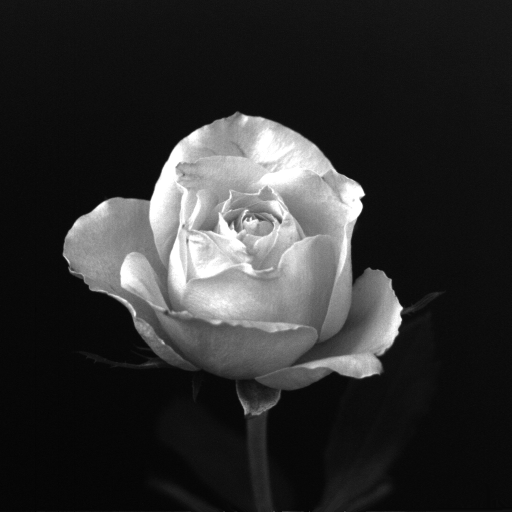
#> input picture photos/Rose-1024x1024.tif, 1024 x 1024 px (shown at 1/2 size)
$ jupyter execute --allow-errors test.ipynb
#> lines starting #> are read from the running program, lines starting #| are printed output that depends on the picture
[cell 1]
import numpy as np
import matplotlib.pyplot as plt

[cell 2]
# Dimensions of the image
image_height = 3
image_width = 3

# Generate a random grayscale image
random_image = np.random.randint(0, 50, size=(image_height, image_width), dtype=np.uint8)
print(random_image)

# Display the random image using matplotlib
plt.imshow(random_image, cmap='gray', vmin=0, vmax=255)
plt.title('Random Grayscale Image')
plt.show()
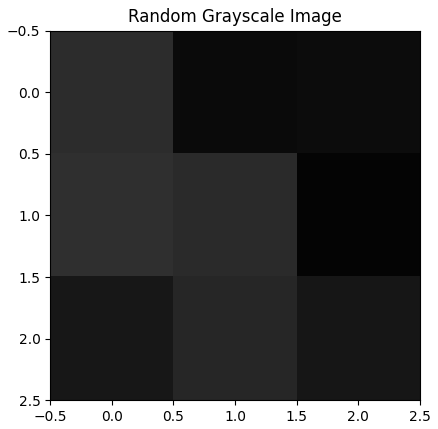
#> figure drawn by matplotlib, 1 panel

[cell 3]
numOfPixels = random_image.size
print(f"num of pixels: {numOfPixels}")

[cell 4]
noiseAmount = int(numOfPixels * 0.5)
print(f"noise amount: {noiseAmount}")

[cell 5]
numOfSaltPixel = int(numOfPixels * 0.20)
print(f"salt: {numOfSaltPixel}")

[cell 6]
numOfPepperPixel = int(numOfPixels * 0.30)
print(f"salt: {numOfPepperPixel}")

[cell 7]
xCor, yCor = np.random.randint(0, (random_image.shape[0], random_image.shape[1]))
print(f"Cordinate: {xCor, yCor}")

[cell 8]
print(random_image.shape)

[cell 9]
def apply_average_filter(image, kernel_size):
    """Applies an average filter to an image."""
#> called with image = array of shape (3, 3), kernel_size = 2

    pad_size = kernel_size // 2
    print(f"pad: {pad_size}")
    padded_image = np.pad(image, (pad_size, pad_size), mode='constant')
    print(f"padded imagae: {padded_image}")
    filtered_image = np.zeros_like(image)

    for i in range(image.shape[0]):
        for j in range(image.shape[1]):
            kernel_region = padded_image[i:i+kernel_size, j:j+kernel_size]
            print(f"karnel region: {kernel_region}")
            average = np.mean(kernel_region)
            print(f"average: {average}")
            filtered_image[i, j] = average

    return filtered_image

[cell 10]
filtered_image = apply_average_filter(random_image, 2)
print(f"filtered_image: {filtered_image}")
print(f"original image: {random_image}")

[cell 11]
image = np.array([
    [1, 2, 3],
    [4, 5, 6],
    [7, 8, 9]
], dtype=np.uint8)

[cell 12]
def hermonicMean(image, kernelSize = 2):
#> called with image = array of shape (3, 3), kernelSize = 2
    filteredImage  = np.zeros_like(image)
    padSize = kernelSize // 2
    paddedImage = np.pad(image, (padSize, padSize), mode='constant')
    print(f"padded image {paddedImage}")

    for i in range (padSize, image.shape[0] + padSize):
        for j in range(padSize, image.shape[1] + padSize):
            window = paddedImage[i - padSize: i+padSize+1, j - padSize: j+padSize+1]

            print(f"window: {window}")

            pixel = 0

            for r in range(window.shape[0]):
                for k in range(window.shape[1]):
                    pixel += 0 if np.isinf(1/window[r, k]) else 1/window[r, k]

            pixel = 0 if pixel == 0 else (kernelSize ** 2 / pixel)

            if pixel > 255:
                pixel = 255

            filteredImage[i-padSize, j-padSize]= pixel
    return filteredImage
print(f"hermonicMean: {hermonicMean(image)}")

[cell 13]
def apply_harmonic_mean_filter2(image, mask_size):
#> called with image = array of shape (3, 3), mask_size = 3
    filtered_image = image.copy()
    height, width = filtered_image.shape
    offset, number_of_pixel = mask_size // 2, mask_size * mask_size

    for r in range(height):
        for c in range(width):
            pixel = 0
            for x in range(-offset, offset + 1):
                for y in range(-offset, offset + 1):
                    if (r + x >= 0 and r + x < height and c + y >= 0 and c + y < width):
                        pixel += float(1 / (image[r + x, c + y] + 1e-4))
            pixel = number_of_pixel / pixel
            filtered_image[r, c] = 255 if pixel > 255 else pixel

    return np.uint8(filtered_image)

harmonic_filtered = apply_harmonic_mean_filter2(image, 3)  # Adjust filter_size as needed
print(f"hermonicMean: {harmonic_filtered}")

[cell 14]
def geoMetricMean(image, kernelSize = 2):
#> called with image = array of shape (3, 3), kernelSize = 2
    filteredImage  = np.zeros_like(image)
    padSize = kernelSize // 2
    paddedImage = np.pad(image, (padSize, padSize), mode='constant')

    for i in range (padSize, image.shape[0] + padSize):
        for j in range(padSize, image.shape[1] + padSize):
            window = paddedImage[i - padSize: i+padSize+1, j - padSize: j+padSize+1]

            pixel = 1
            # Calculate the product of pixel values in the window
            for r in range(window.shape[0]):
                for k in range(window.shape[1]):
                    pixel = pixel * int(window[r, k])

            pixel = pixel ** (1/(kernelSize ** 2)) # Take the geometric mean by raising the product to the power of (1 / (kernelSize^2))

            if pixel > 255:
                pixel = 255

            filteredImage[i-padSize, j-padSize]= pixel
    return filteredImage
print(f"hermonicMean: {geoMetricMean(image)}")

[cell 15]
import cv2

# Load the image
image = cv2.imread("./photos/Rose-1024x1024.tif")
#> image is the input picture: shape (1024, 1024, 3); min 0, max 255, mean 46.8

# Get the current number of bits per pixel
bpp = image.dtype.itemsize * 8
#> bpp = 8

# Calculate the new number of bits per pixel
new_bpp = bpp - 1
#> new_bpp = 7

# Check if the new bpp is binary (1 bit)
if new_bpp == 1:
    # Convert the image to binary using thresholding
    threshold, binary_image = cv2.threshold(image, 127, 255, cv2.THRESH_BINARY)
else:
    # Reduce the intensity levels by one bit
    mask = 2 ** (bpp - new_bpp) - 1
#> mask = 1
    image = cv2.bitwise_and(image, mask)
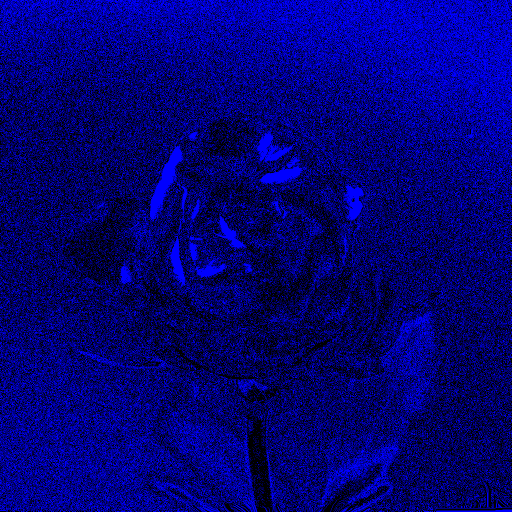
#> image: shape (1024, 1024, 3) (shown at 1/2 size); mean B, G, R 0.456, 0, 0; drawn with 1 as white

# Display the original and modified images side-by-side
original_half = cv2.resize(image, (image.shape[1] // 2, image.shape[0] // 2))
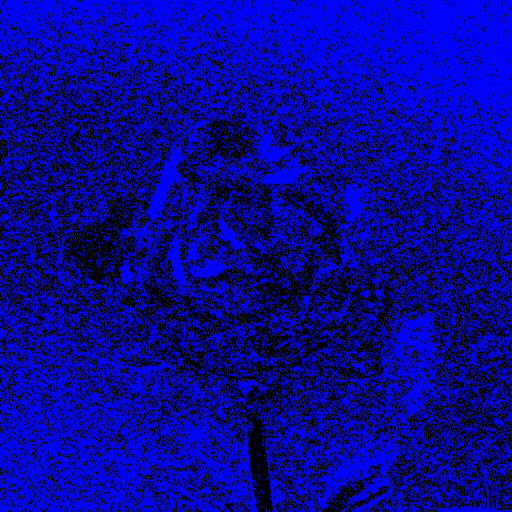
#> original_half: shape (512, 512, 3); mean B, G, R 0.592, 0, 0; drawn with 1 as white
modified_half = cv2.resize(binary_image if new_bpp == 1 else image, (image.shape[1] // 2, image.shape[0] // 2))
#> (the rest of this cell did not finish here and is left out)
